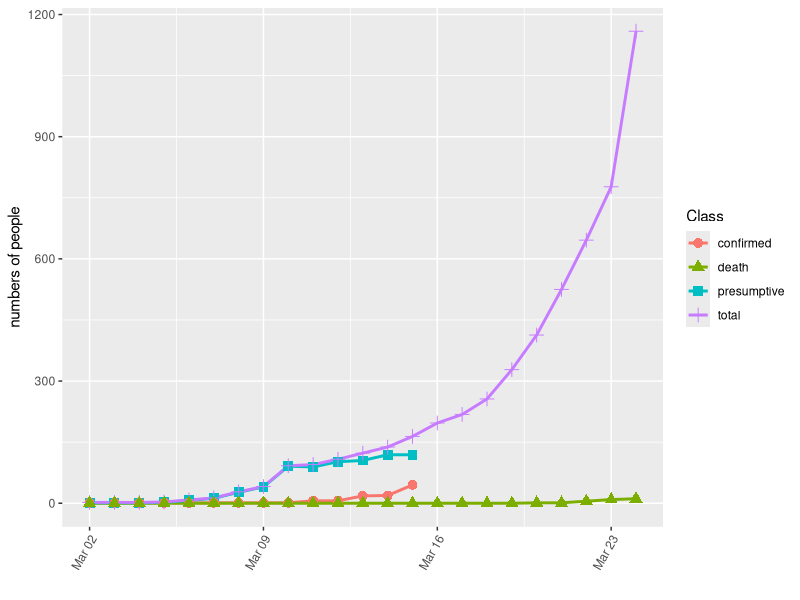
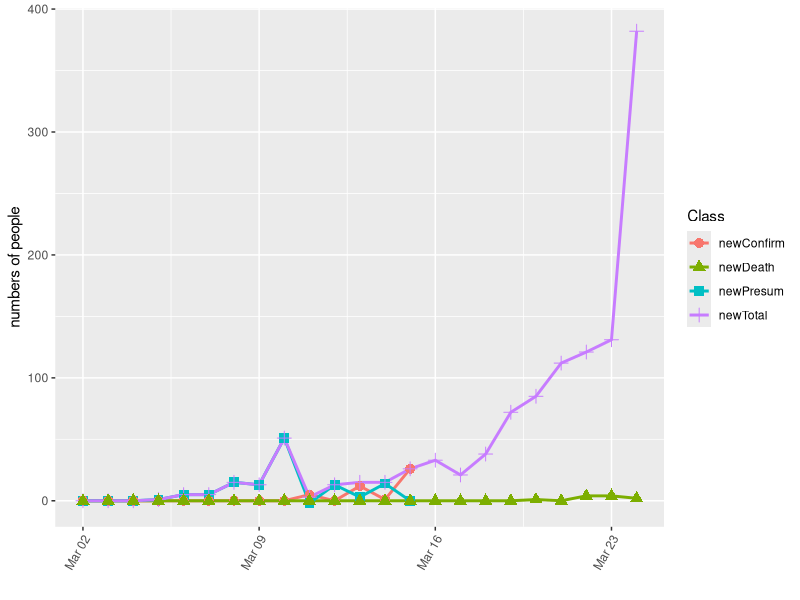
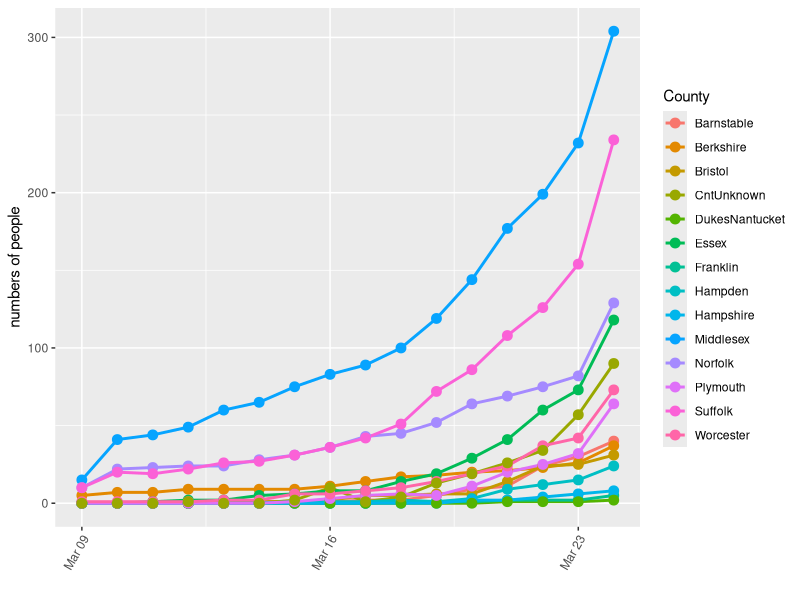
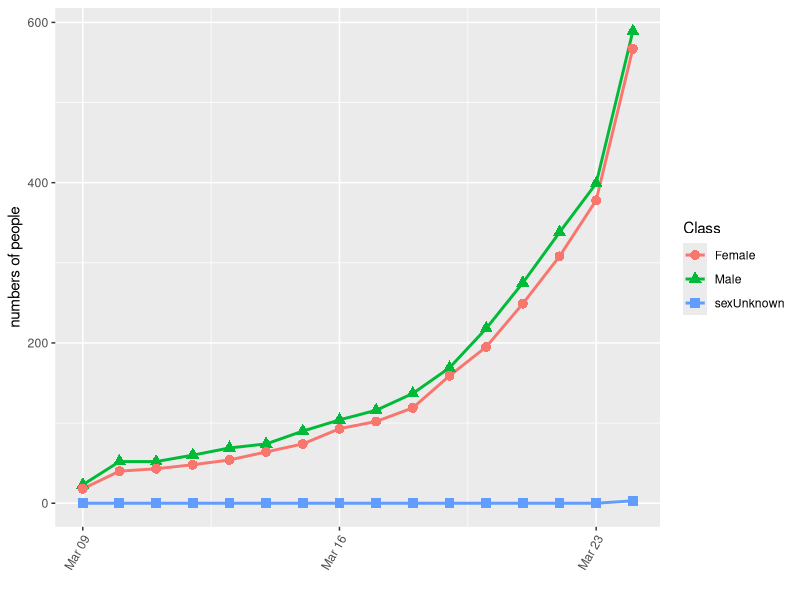
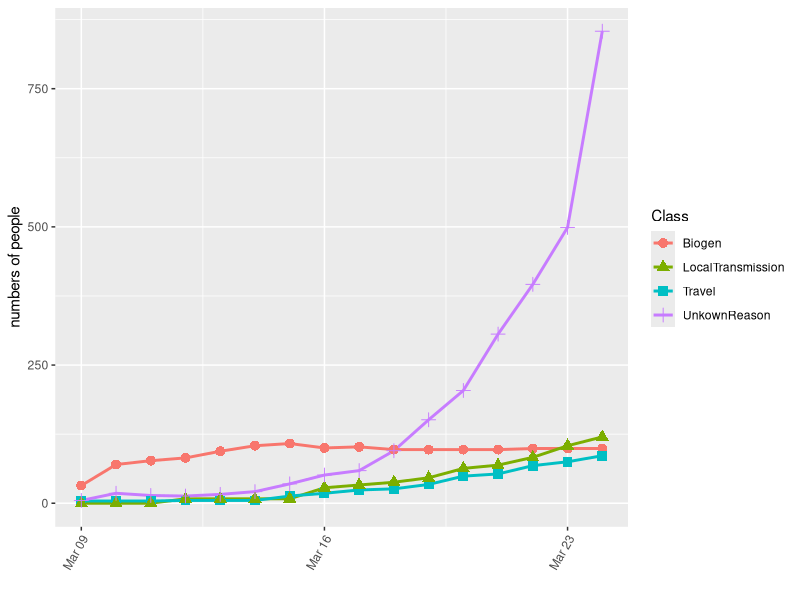
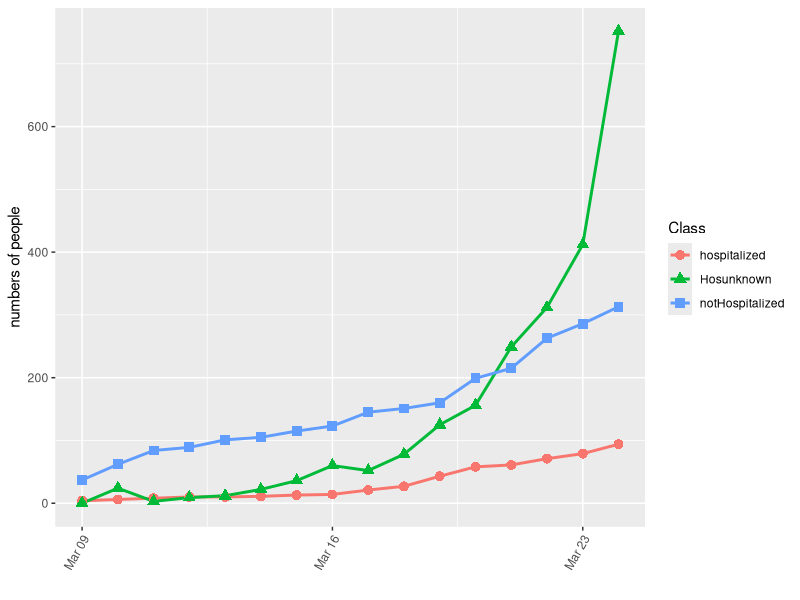
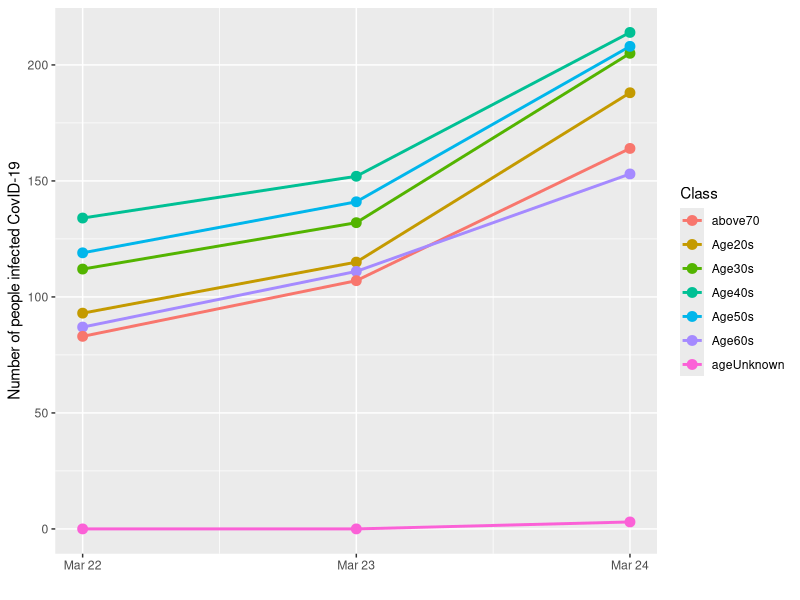

Here is the R script that generated these plots, in order:
## ---- chunk 1
knitr::opts_chunk$set(echo = TRUE)
## ---- chunk 2
library(tidyverse)
library(lubridate)
covMas <- read.csv("covmas.csv")
sources <- read.csv("masSources.csv")
covMasDet <- read.csv("covmasdetail.csv")
covMasDay <- read.csv("covmasday.csv")
covMasAge <- read.csv("covmasAge.csv")
## ---- chunk 3
covMaslong <- gather(covMas%>% select(-X), key="key", value="value", -date)
names(covMaslong)[2] <- "Class"
covMaslong %>% filter(Class %in% c("presumptive","confirmed","total", "death"))%>% ggplot(aes(as.Date(date, "%Y-%m-%d"),value,color=Class,shape=Class))+geom_line(size=1)+geom_point(size=3)+ylab("numbers of people")+xlab("")+theme(axis.text.x = element_text(angle = 60, hjust = 1))
## ---- chunk 4
covMasDaylong <- gather(covMasDay%>% select(-X), key="key", value="value", -date)
names(covMasDaylong)[2] <- "Class"
covMasDaylong %>%  ggplot(aes(as.Date(date, "%Y-%m-%d"),value,color=Class,shape=Class))+geom_line(size=1)+geom_point(size=3)+ylab("numbers of people")+xlab("")+theme(axis.text.x = element_text(angle = 60, hjust = 1))
## ---- chunk 5
covMasDetCntlong <- gather(covMasDet%>% select(-X) %>% select(date,Barnstable,Berkshire,Bristol,Franklin,Essex,Hampden,Hampshire,Middlesex,Norfolk,DukesNantucket,Plymouth,Suffolk,Worcester,CntUnknown), key="key", value="value", -date)
names(covMasDetCntlong)[2] <- "County"
covMasDetCntlong %>% ggplot(aes(as.Date(date, "%Y-%m-%d"),value,color=County))+geom_line(size=1)+geom_point(size=3)+ylab("numbers of people")+xlab("")+theme(axis.text.x = element_text(angle = 60, hjust = 1))
## ---- chunk 6
covMasDetSexlong <- gather(covMasDet%>% select(-X) %>% select(date,Male,Female,sexUnknown), key="key", value="value", -date)
names(covMasDetSexlong)[2] <- "Class"
covMasDetSexlong %>% ggplot(aes(as.Date(date, "%Y-%m-%d"),value,color=Class,shape=Class))+geom_line(size=1)+geom_point(size=3)+ylab("numbers of people")+xlab("")+theme(axis.text.x = element_text(angle = 60, hjust = 1))
## ---- chunk 7
covMasDetWhylong <- gather(covMasDet%>% select(-X) %>% select(date,Biogen,Travel,LocalTransmission,UnkownReason), key="key", value="value", -date)
names(covMasDetWhylong)[2] <- "Class"
covMasDetWhylong %>% ggplot(aes(as.Date(date, "%Y-%m-%d"),value,color=Class,shape=Class))+geom_line(size=1)+geom_point(size=3)+ylab("numbers of people")+xlab("")+theme(axis.text.x = element_text(angle = 60, hjust = 1))
## ---- chunk 8
covMasDetHoslong <- gather(covMasDet%>% select(-X) %>% select(date,hospitalized,notHospitalized,Hosunknown), key="key", value="value", -date)
names(covMasDetHoslong)[2] <- "Class"
covMasDetHoslong %>% ggplot(aes(as.Date(date, "%Y-%m-%d"),value,color=Class,shape=Class))+geom_line(size=1)+geom_point(size=3)+ylab("numbers of people")+xlab("")+theme(axis.text.x = element_text(angle = 60, hjust = 1))
## ---- chunk 9
covMasAgeLong <- gather(covMasAge%>% select(-X),key="key", value="value", -date)

names(covMasAgeLong)[2] <- "Class"
covMasAgeLong %>% filter(Class %in% c("below19s","Age20s","Age30s", "Age40s", "Age50s", "Age60s", "above70", "ageUnknown"))%>% ggplot(aes(as.Date(date, "%Y-%m-%d"), value,color=Class))+geom_line(size=1)+geom_point(size=3)+xlab("")+ ylab("Number of people infected CovID-19")
